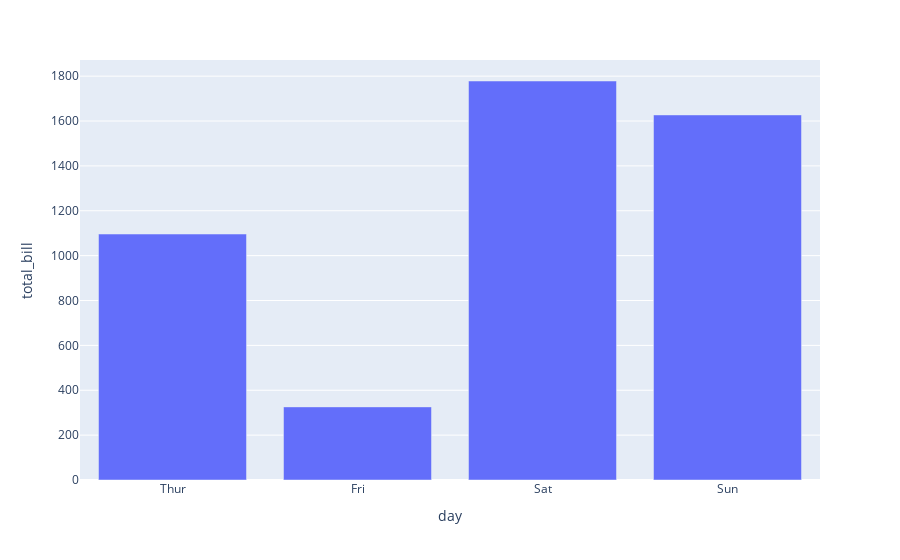

The notebook cell this image was saved under:
### Code cell
px.bar(agrupado_por_dia, x ="day" , y="total_bill")

### Figure 1 — Plotly figure (JSON) as saved in the notebook; plotly's stock layout.template omitted (floating-point values rounded to 4 significant figures)
{"data": [{"alignmentgroup": "True", "hovertemplate": "day=%{x}<br>total_bill=%{y}<extra></extra>", "legendgroup": "", "marker": {"color": "#636efa", "pattern": {"shape": ""}}, "name": "", "offsetgroup": "", "orientation": "v", "showlegend": false, "textposition": "auto", "type": "bar", "x": ["Thur", "Fri", "Sat", "Sun"], "xaxis": "x", "y": [1096.0, 325.9, 1778.0, 1627.0], "yaxis": "y"}], "layout": {"barmode": "relative", "legend": {"tracegroupgap": 0}, "margin": {"t": 60}, "xaxis": {"anchor": "y", "domain": [0, 1], "title": {"text": "day"}}, "yaxis": {"anchor": "x", "domain": [0, 1], "title": {"text": "total_bill"}}}}
